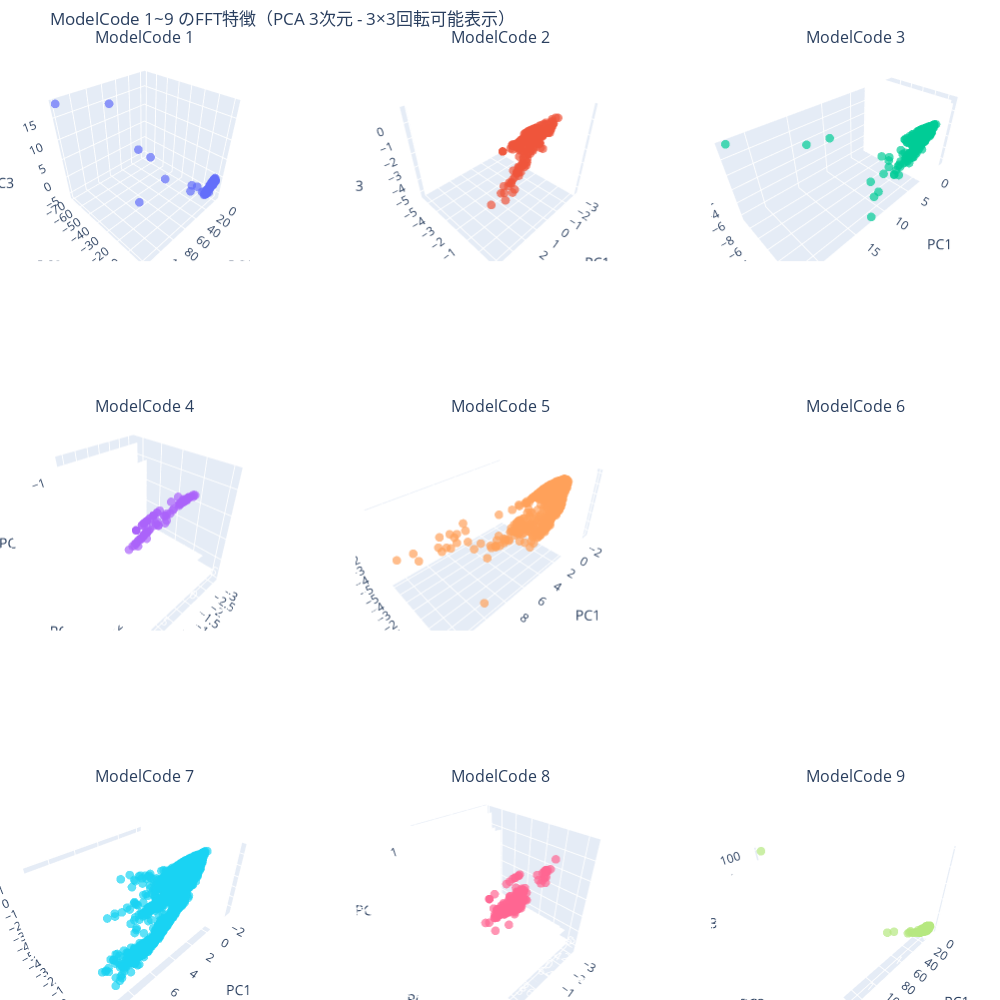

This figure's notebook cell:
### Code cell
import pandas as pd
import numpy as np
from sklearn.decomposition import PCA
from sklearn.preprocessing import StandardScaler
import plotly.graph_objects as go
from plotly.subplots import make_subplots

# === ModelCode 1〜9 を抽出 ===
mask_model_1_to_9 = final_df["ModelCode"].isin(range(1, 10))
features_subset = feature_df[mask_model_1_to_9]
modelcode_subset = final_df.loc[mask_model_1_to_9, "ModelCode"]

# === 数値列のみ抽出し、NaNを除外 ===
numerical_features = features_subset.select_dtypes(include=["number"])
numerical_features_clean = numerical_features.dropna()
modelcode_clean = modelcode_subset[numerical_features_clean.index]

# === スケーリングとPCA（3次元） ===
scaler = StandardScaler()
X_scaled = scaler.fit_transform(numerical_features_clean)

pca = PCA(n_components=3)
pca_result = pca.fit_transform(X_scaled)

# === PCA結果をDataFrameにまとめる ===
pca_df = pd.DataFrame(pca_result, columns=["PC1", "PC2", "PC3"])
pca_df["ModelCode"] = modelcode_clean.values.astype(str)

# === 3x3 のサブプロットレイアウト（3D用） ===
fig = make_subplots(
    rows=3, cols=3,
    specs=[[{'type': 'scene'}]*3]*3,
    subplot_titles=[f"ModelCode {i}" for i in range(1, 10)]
)

# === 各ModelCodeに対応する3D散布図を各サブプロットに描画 ===
for i, code in enumerate(range(1, 10)):
    subset = pca_df[pca_df["ModelCode"] == str(code)]
    row = i // 3 + 1
    col = i % 3 + 1

    if not subset.empty:
        scatter = go.Scatter3d(
            x=subset["PC1"],
            y=subset["PC2"],
            z=subset["PC3"],
            mode='markers',
            marker=dict(size=3, opacity=0.7),
            name=f"ModelCode {code}",
            showlegend=False
        )
        fig.add_trace(scatter, row=row, col=col)

# === レイアウト調整 ===
fig.update_layout(
    height=1000, width=1000,
    title_text="ModelCode 1~9 のFFT特徴（PCA 3次元 - 3×3回転可能表示）",
    margin=dict(l=0, r=0, b=0, t=50)
)

# 各subplotに軸ラベルを設定
for i in range(1, 10):
    scene_id = f"scene{i}"
    fig['layout'][scene_id]['xaxis']['title'] = 'PC1'
    fig['layout'][scene_id]['yaxis']['title'] = 'PC2'
    fig['layout'][scene_id]['zaxis']['title'] = 'PC3'

fig.show()

### Figure 1 — Plotly figure (JSON) as saved in the notebook; plotly's stock layout.template omitted (floating-point values rounded to 4 significant figures; data arrays with more than 128 entries replaced by an {"elided": "..."} marker saying what was removed)
{"data": [{"marker": {"opacity": 0.7, "size": 3}, "mode": "markers", "name": "ModelCode 1", "scene": "scene", "showlegend": false, "type": "scatter3d", "x": {"elided": "655 float values"}, "y": {"elided": "655 float values"}, "z": {"elided": "655 float values"}}, {"marker": {"opacity": 0.7, "size": 3}, "mode": "markers", "name": "ModelCode 2", "scene": "scene2", "showlegend": false, "type": "scatter3d", "x": {"elided": "479 float values"}, "y": {"elided": "479 float values"}, "z": {"elided": "479 float values"}}, {"marker": {"opacity": 0.7, "size": 3}, "mode": "markers", "name": "ModelCode 3", "scene": "scene3", "showlegend": false, "type": "scatter3d", "x": {"elided": "1529 float values"}, "y": {"elided": "1529 float values"}, "z": {"elided": "1529 float values"}}, {"marker": {"opacity": 0.7, "size": 3}, "mode": "markers", "name": "ModelCode 4", "scene": "scene4", "showlegend": false, "type": "scatter3d", "x": [-2.083, -3.152, -3.141, -3.141, -3.152, -3.141, -3.141, -2.611, -3.141, -2.453, -3.152, -2.794, -3.141, -2.606, -3.152, -3.152, -2.695, -3.141, -2.802, -3.152, -2.856, -2.89, -2.946, -2.946, -3.154, -3.141, -3.154, -3.154, -0.006565, -0.2753, 0.1513, -0.4923, -0.04014, -0.5328, -0.4413, -0.1514, -0.289, -0.2252, -0.8042, -0.4904, -0.4658, -0.1335, -0.3294, -0.6266, -0.3173, -0.4126, -0.07487, 0.03263, -0.5516, -0.8892, -0.4612, -0.9172, -0.9609, -0.7721, -0.3556, -0.6884, -0.4062, -0.3073, -0.2428, -0.09787, -0.1834, -0.3971, -0.5009, -2.207, -2.794, -3.141, -3.141, -3.141, -2.617, -3.141, -2.617, -2.617, -2.518, -3.141, -3.152, -2.89, -2.517, -2.89, -2.723, -2.794, -3.141, -3.154, -3.152, -3.141, -2.89, -2.606, -3.154, -3.152, -3.141, -3.141, -3.141, -1.035, -1.117, -1.041, -1.093, -1.162, -1.001, -1.068, -1.092, -1.136, -1.072, -1.018, -1.05, -1.025, -0.9766, -0.7877, -1.089, -1.125, -0.9022, -1.187, -1.205, -0.9766, -1.208, -1.177, -1.307, -1.07, -1.077, -0.7259], "y": [-2.171, -5.415, -5.391, -5.391, -5.415, -5.391, -5.391, -3.749, -5.391, -3.272, -5.415, -4.305, -5.391, -3.732, -5.415, -5.415, -4.003, -5.391, -4.332, -5.415, -4.503, -4.601, -4.778, -4.778, -5.423, -5.391, -5.423, -5.423, -2.091, -2.093, -1.767, -2.036, -1.615, -2.148, -1.551, -2.214, -2.186, -2.185, -1.921, -2.116, -1.289, -2.171, -1.225, -1.806, -2.031, -1.955, -2.255, -2.308, -1.992, -1.728, -1.581, -1.74, -1.697, -1.951, -2.042, -1.97, -1.987, -2.029, -2.035, -2.101, -1.996, -2.098, -1.994, -2.545, -4.305, -5.391, -5.391, -5.391, -3.754, -5.391, -3.754, -3.754, -3.468, -5.391, -5.415, -4.601, -3.465, -4.601, -4.087, -4.305, -5.391, -5.423, -5.415, -5.391, -4.601, -3.738, -5.423, -5.415, -5.391, -5.391, -5.391, -1.262, -0.9701, -1.25, -1.067, -1.064, -1.279, -1.13, -1.198, -1.122, -1.374, -1.175, -1.118, -0.9111, -1.312, -1.58, -1.213, -1.19, -1.447, -1.167, -1.28, -1.471, -1.376, -1.423, -1.411, -0.892, -1.132, -1.385], "z": [-1.352, -4.976, -4.964, -4.964, -4.976, -4.964, -4.964, -3.058, -4.964, -2.537, -4.976, -3.699, -4.964, -3.046, -4.976, -4.976, -3.344, -4.964, -3.717, -4.976, -3.909, -4.031, -4.23, -4.23, -4.981, -4.964, -4.981, -4.981, -2.169, -2.042, -1.904, -1.87, -1.651, -1.988, -1.379, -2.242, -2.146, -2.176, -1.603, -1.971, -1.092, -2.198, -1.079, -1.553, -1.944, -1.809, -2.324, -2.437, -1.798, -1.354, -1.4, -1.358, -1.283, -1.657, -1.949, -1.718, -1.853, -1.954, -1.991, -2.132, -1.979, -1.994, -1.824, -1.746, -3.699, -4.964, -4.964, -4.964, -3.065, -4.964, -3.066, -3.066, -2.755, -4.964, -4.976, -4.031, -2.752, -4.031, -3.446, -3.699, -4.964, -4.981, -4.976, -4.964, -4.031, -3.051, -4.981, -4.976, -4.964, -4.964, -4.964, -0.7808, -0.4457, -0.7723, -0.5548, -0.5438, -0.8149, -0.6539, -0.6954, -0.5899, -0.8868, -0.7008, -0.6261, -0.4457, -0.8645, -1.23, -0.7203, -0.6712, -1.036, -0.6187, -0.7404, -1.031, -0.8367, -0.9013, -0.8314, -0.4089, -0.6277, -1.034]}, {"marker": {"opacity": 0.7, "size": 3}, "mode": "markers", "name": "ModelCode 5", "scene": "scene5", "showlegend": false, "type": "scatter3d", "x": {"elided": "2598 float values"}, "y": {"elided": "2598 float values"}, "z": {"elided": "2598 float values"}}, {"marker": {"opacity": 0.7, "size": 3}, "mode": "markers", "name": "ModelCode 7", "scene": "scene7", "showlegend": false, "type": "scatter3d", "x": {"elided": "19761 float values"}, "y": {"elided": "19761 float values"}, "z": {"elided": "19761 float values"}}, {"marker": {"opacity": 0.7, "size": 3}, "mode": "markers", "name": "ModelCode 8", "scene": "scene8", "showlegend": false, "type": "scatter3d", "x": {"elided": "234 float values"}, "y": {"elided": "234 float values"}, "z": {"elided": "234 float values"}}, {"marker": {"opacity": 0.7, "size": 3}, "mode": "markers", "name": "ModelCode 9", "scene": "scene9", "showlegend": false, "type": "scatter3d", "x": {"elided": "1591 float values"}, "y": {"elided": "1591 float values"}, "z": {"elided": "1591 float values"}}], "layout": {"annotations": [{"font": {"size": 16}, "showarrow": false, "text": "ModelCode 1", "x": 0.1444, "xanchor": "center", "xref": "paper", "y": 1, "yanchor": "bottom", "yref": "paper"}, {"font": {"size": 16}, "showarrow": false, "text": "ModelCode 2", "x": 0.5, "xanchor": "center", "xref": "paper", "y": 1, "yanchor": "bottom", "yref": "paper"}, {"font": {"size": 16}, "showarrow": false, "text": "ModelCode 3", "x": 0.8556, "xanchor": "center", "xref": "paper", "y": 1, "yanchor": "bottom", "yref": "paper"}, {"font": {"size": 16}, "showarrow": false, "text": "ModelCode 4", "x": 0.1444, "xanchor": "center", "xref": "paper", "y": 0.6111, "yanchor": "bottom", "yref": "paper"}, {"font": {"size": 16}, "showarrow": false, "text": "ModelCode 5", "x": 0.5, "xanchor": "center", "xref": "paper", "y": 0.6111, "yanchor": "bottom", "yref": "paper"}, {"font": {"size": 16}, "showarrow": false, "text": "ModelCode 6", "x": 0.8556, "xanchor": "center", "xref": "paper", "y": 0.6111, "yanchor": "bottom", "yref": "paper"}, {"font": {"size": 16}, "showarrow": false, "text": "ModelCode 7", "x": 0.1444, "xanchor": "center", "xref": "paper", "y": 0.2222, "yanchor": "bottom", "yref": "paper"}, {"font": {"size": 16}, "showarrow": false, "text": "ModelCode 8", "x": 0.5, "xanchor": "center", "xref": "paper", "y": 0.2222, "yanchor": "bottom", "yref": "paper"}, {"font": {"size": 16}, "showarrow": false, "text": "ModelCode 9", "x": 0.8556, "xanchor": "center", "xref": "paper", "y": 0.2222, "yanchor": "bottom", "yref": "paper"}], "height": 1000, "margin": {"b": 0, "l": 0, "r": 0, "t": 50}, "scene": {"domain": {"x": [0, 0.2889], "y": [0.7778, 1]}, "xaxis": {"title": {"text": "PC1"}}, "yaxis": {"title": {"text": "PC2"}}, "zaxis": {"title": {"text": "PC3"}}}, "scene2": {"domain": {"x": [0.3556, 0.6444], "y": [0.7778, 1]}, "xaxis": {"title": {"text": "PC1"}}, "yaxis": {"title": {"text": "PC2"}}, "zaxis": {"title": {"text": "PC3"}}}, "scene3": {"domain": {"x": [0.7111, 1], "y": [0.7778, 1]}, "xaxis": {"title": {"text": "PC1"}}, "yaxis": {"title": {"text": "PC2"}}, "zaxis": {"title": {"text": "PC3"}}}, "scene4": {"domain": {"x": [0, 0.2889], "y": [0.3889, 0.6111]}, "xaxis": {"title": {"text": "PC1"}}, "yaxis": {"title": {"text": "PC2"}}, "zaxis": {"title": {"text": "PC3"}}}, "scene5": {"domain": {"x": [0.3556, 0.6444], "y": [0.3889, 0.6111]}, "xaxis": {"title": {"text": "PC1"}}, "yaxis": {"title": {"text": "PC2"}}, "zaxis": {"title": {"text": "PC3"}}}, "scene6": {"domain": {"x": [0.7111, 1], "y": [0.3889, 0.6111]}, "xaxis": {"title": {"text": "PC1"}}, "yaxis": {"title": {"text": "PC2"}}, "zaxis": {"title": {"text": "PC3"}}}, "scene7": {"domain": {"x": [0, 0.2889], "y": [0, 0.2222]}, "xaxis": {"title": {"text": "PC1"}}, "yaxis": {"title": {"text": "PC2"}}, "zaxis": {"title": {"text": "PC3"}}}, "scene8": {"domain": {"x": [0.3556, 0.6444], "y": [0, 0.2222]}, "xaxis": {"title": {"text": "PC1"}}, "yaxis": {"title": {"text": "PC2"}}, "zaxis": {"title": {"text": "PC3"}}}, "scene9": {"domain": {"x": [0.7111, 1], "y": [0, 0.2222]}, "xaxis": {"title": {"text": "PC1"}}, "yaxis": {"title": {"text": "PC2"}}, "zaxis": {"title": {"text": "PC3"}}}, "title": {"text": "ModelCode 1~9 のFFT特徴（PCA 3次元 - 3×3回転可能表示）"}, "width": 1000}}
